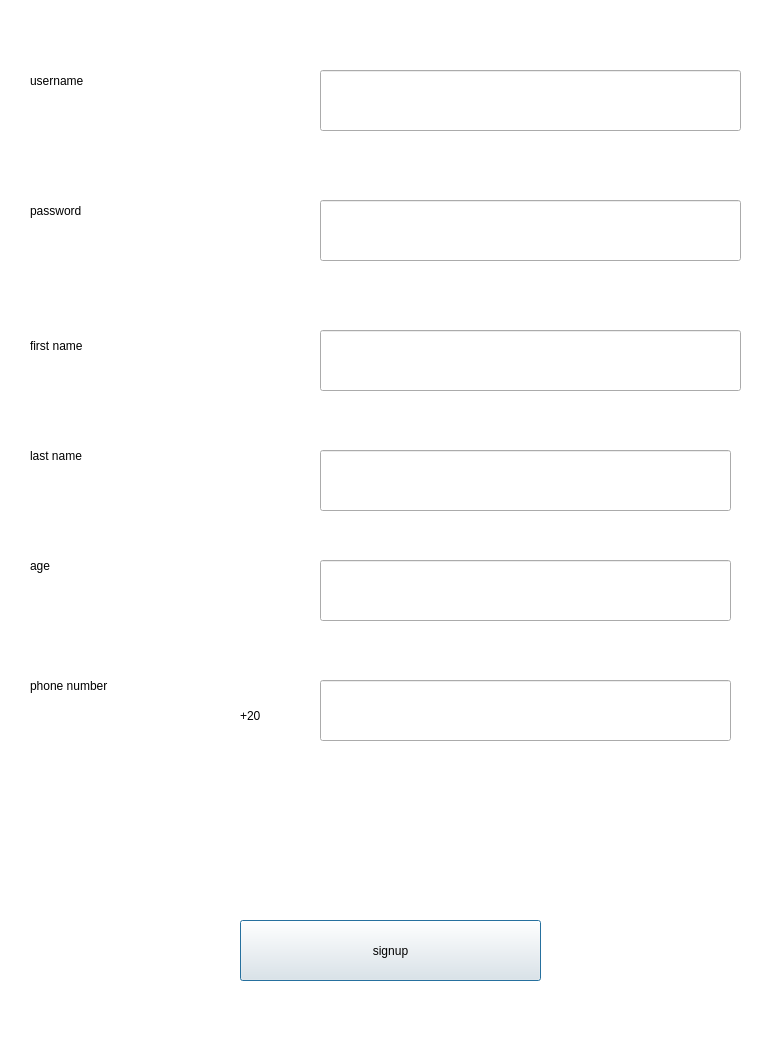
<?xml version="1.0" encoding="UTF-8"?>
<ui version="4.0">
 <class>SignUp</class>
 <widget class="QDialog" name="SignUp">
  <property name="geometry">
   <rect>
    <x>0</x>
    <y>0</y>
    <width>779</width>
    <height>1058</height>
   </rect>
  </property>
  <property name="windowTitle">
   <string>Dialog</string>
  </property>
  <widget class="QGraphicsView" name="graphicsView">
   <property name="geometry">
    <rect>
     <x>-130</x>
     <y>-240</y>
     <width>1011</width>
     <height>1341</height>
    </rect>
   </property>
  </widget>
  <widget class="QLabel" name="usename">
   <property name="geometry">
    <rect>
     <x>30</x>
     <y>40</y>
     <width>141</width>
     <height>81</height>
    </rect>
   </property>
   <property name="text">
    <string>username</string>
   </property>
   <property name="scaledContents">
    <bool>false</bool>
   </property>
   <property name="wordWrap">
    <bool>false</bool>
   </property>
  </widget>
  <widget class="QLabel" name="password">
   <property name="geometry">
    <rect>
     <x>30</x>
     <y>170</y>
     <width>201</width>
     <height>81</height>
    </rect>
   </property>
   <property name="text">
    <string>password</string>
   </property>
  </widget>
  <widget class="QLabel" name="first_name">
   <property name="geometry">
    <rect>
     <x>30</x>
     <y>320</y>
     <width>131</width>
     <height>51</height>
    </rect>
   </property>
   <property name="text">
    <string>first name</string>
   </property>
  </widget>
  <widget class="QLabel" name="last_name">
   <property name="geometry">
    <rect>
     <x>30</x>
     <y>430</y>
     <width>121</width>
     <height>51</height>
    </rect>
   </property>
   <property name="text">
    <string>last name</string>
   </property>
  </widget>
  <widget class="QLabel" name="age">
   <property name="geometry">
    <rect>
     <x>30</x>
     <y>540</y>
     <width>121</width>
     <height>51</height>
    </rect>
   </property>
   <property name="text">
    <string>age</string>
   </property>
  </widget>
  <widget class="QLabel" name="phonenumber">
   <property name="geometry">
    <rect>
     <x>30</x>
     <y>660</y>
     <width>211</width>
     <height>51</height>
    </rect>
   </property>
   <property name="text">
    <string>phone number</string>
   </property>
  </widget>
  <widget class="QLineEdit" name="username_input">
   <property name="geometry">
    <rect>
     <x>320</x>
     <y>70</y>
     <width>421</width>
     <height>61</height>
    </rect>
   </property>
  </widget>
  <widget class="QLineEdit" name="password_input">
   <property name="geometry">
    <rect>
     <x>320</x>
     <y>200</y>
     <width>421</width>
     <height>61</height>
    </rect>
   </property>
  </widget>
  <widget class="QLineEdit" name="firstname_input">
   <property name="geometry">
    <rect>
     <x>320</x>
     <y>330</y>
     <width>421</width>
     <height>61</height>
    </rect>
   </property>
  </widget>
  <widget class="QLineEdit" name="lastname_input">
   <property name="geometry">
    <rect>
     <x>320</x>
     <y>450</y>
     <width>411</width>
     <height>61</height>
    </rect>
   </property>
  </widget>
  <widget class="QLineEdit" name="age_input">
   <property name="geometry">
    <rect>
     <x>320</x>
     <y>560</y>
     <width>411</width>
     <height>61</height>
    </rect>
   </property>
  </widget>
  <widget class="QLineEdit" name="phone_input">
   <property name="geometry">
    <rect>
     <x>320</x>
     <y>680</y>
     <width>411</width>
     <height>61</height>
    </rect>
   </property>
  </widget>
  <widget class="QPushButton" name="signupwindow_button">
   <property name="geometry">
    <rect>
     <x>240</x>
     <y>920</y>
     <width>301</width>
     <height>61</height>
    </rect>
   </property>
   <property name="text">
    <string>signup</string>
   </property>
  </widget>
  <widget class="QLabel" name="label">
   <property name="geometry">
    <rect>
     <x>240</x>
     <y>700</y>
     <width>71</width>
     <height>31</height>
    </rect>
   </property>
   <property name="text">
    <string>+20</string>
   </property>
  </widget>
 </widget>
 <resources/>
 <connections/>
</ui>
